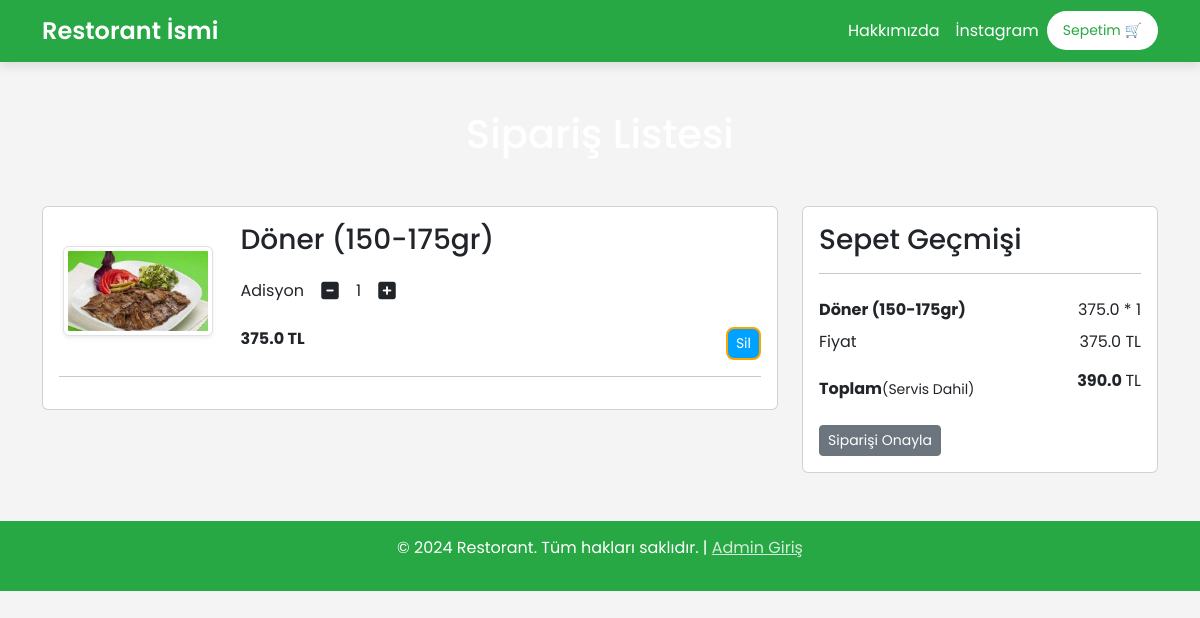
The page /cart (signed in) on the database its author committed.
### website/models.py (models this page shows, shortened)
class Cart(db.Model):
    id = db.Column(db.Integer, primary_key=True)
    attribute = db.Column(db.String)
    quantity = db.Column(db.Integer, nullable=False)
    customer_link = db.Column(db.Integer, db.ForeignKey('customer.id'), nullable=False)
    product_link = db.Column(db.Integer, db.ForeignKey('product.id'), nullable=False)

class Product(db.Model):
    id = db.Column(db.Integer, primary_key=True)
    product_name = db.Column(db.String(100), nullable=False)
    current_price = db.Column(db.Float, nullable=False)
    previous_price = db.Column(db.Float, nullable=False)
    in_stock = db.Column(db.Integer, nullable=False)
    product_picture = db.Column(db.String(1000), nullable=False)
    flash_sale = db.Column(db.Boolean, default=False)
    date_added = db.Column(db.DateTime, default=datetime.utcnow)
    salad = db.Column(db.Boolean, default=False)
    main = db.Column(db.Boolean, default=False)
    colddrink = db.Column(db.Boolean, default=False)
    hotdrink = db.Column(db.Boolean, default=False)
    desert = db.Column(db.Boolean, default=False)
    sneak = db.Column(db.Boolean, default=False)
    Solded = db.Column(db.Integer, default=0)
    carts = db.relationship('Cart', backref=db.backref('product', lazy=True))
    orders = db.relationship('Order', backref=db.backref('product', lazy=True))

### website/views.py (the view)
@views.route('/cart')
@login_required
def show_cart():
    cart = Cart.query.filter_by(customer_link=current_user.id).all()
    amount = 0
    for item in cart:
        amount += item.product.current_price * item.quantity
    return render_template('cart.html', cart=cart, amount=amount, total=amount + 15)

### website/templates/cart.html (shortened to what this page needs)
{% extends 'base.html' %}
{% block body %}
<div class="container my-5">
    <div class="row">
        {% if cart %}
        <h1 class="text-center mb-5" style="color: white;">Sipariş Listesi</h1>
        <div class="col-sm-8">
            <div class="card">
                <div class="card-body">
                    {% for item in cart %}
                    <div class="row">
                        <div class="col-sm-3 text-center align-self-center">
                            <img src="{{ item.product.product_picture }}" alt="" class="img-fluid img-thumbnail shadow-sm" height="150px" width="150px">
                        </div>
                        <div class="col-sm-9">
                            <div>
                                <h3>{{ item.product.product_name }}</h3>
                                <div class="my-3">
                                    <label for="quantity">Adisyon</label>
                                    <a class="minus-cart btn" pid="{{item.id}}"><i class="fas fa-minus-square fa-lg"></i></a>
                                    <span id="quantity">{{ item.quantity }}</span>
                                    <a class="plus-cart btn " pid="{{ item.id }}"><i class="fas fa-plus-square fa-lg"></i></a>
                                </div>
                                <div class="d-flex justify-content-between">
                                    <p class="mb-0"><span><strong>{{ item.product.current_price }} TL</strong></span></p>
                                    <a href="" class="remove-cart btn btn-sm btn-secondary mr-3 " pid="{{item.id}}">Sil</a>
                                </div>
                            </div>
                        </div>
                    </div>
                    <hr>
                    {% endfor %}
                </div>
            </div>
        </div>
        <div class="col-sm-4">
            <div class="card">
                <div class="card-body">
                    <h3>Sepet Geçmişi </h3>
                    <hr color="black">
                    <ul class="list-group">
                        {% for item in cart %}
                        <li class="list-group-item d-flex justify-content-between align-items-center border-0 px-0 pb-0"><strong>{{item.product.product_name}}</strong><span id="amount">{{item.product.current_price}} * <span id="quantity{{item.id}}">{{ item.quantity}}</span></span></li>
                        {% endfor %}
                        <li class="list-group-item d-flex justify-content-between align-items-center border-0 px-0 pb-0">Fiyat <span><span id="amount_tt">{{ amount }} </span> TL</span></li>
                        <li class="list-group-item d-flex justify-content-between align-items-center border-0 px-0 mb-3">
                            <div style="margin-top: 15px;">
                                <strong>Toplam</strong><small>(Servis Dahil)</small>
                            </div>
                            <span><span id="totalamount"><strong>{{ total }} </strong></span> TL</span>
                        </li>
                    </ul>
                    <div class="col">
                        <a href="/place-order" class="remove-cart btn btn-sm btn-secondary mr-3 " >Siparişi Onayla</a>
                    </div>
                </div>
            </div>
        </div>
        {% else %}
        <h1 class="text-center mb-5" style="color: white;">Sepetiniz Boş</h1>
        {% endif %}
    </div>
</div>
{% endblock %}

### website/static/css/style.css (style rules this page uses)
.d-flex .btn { background: rgb(0, 162, 255); border: 2px solid orange; border-radius: 8px; color: #fff; }

### website/templates/base.html (style rules this page uses)
body { font-family: 'Poppins', sans-serif; background-color: #f4f4f4; color: #333; margin: 0; padding: 0; }

### rows shown on the page
Cart: product.product_picture (picture), product.product_name "Döner (150-175gr)", quantity "1", product.current_price "375.0"

### other values the page prints
{{ amount }} "375.0"
{{ total }} "390.0"
